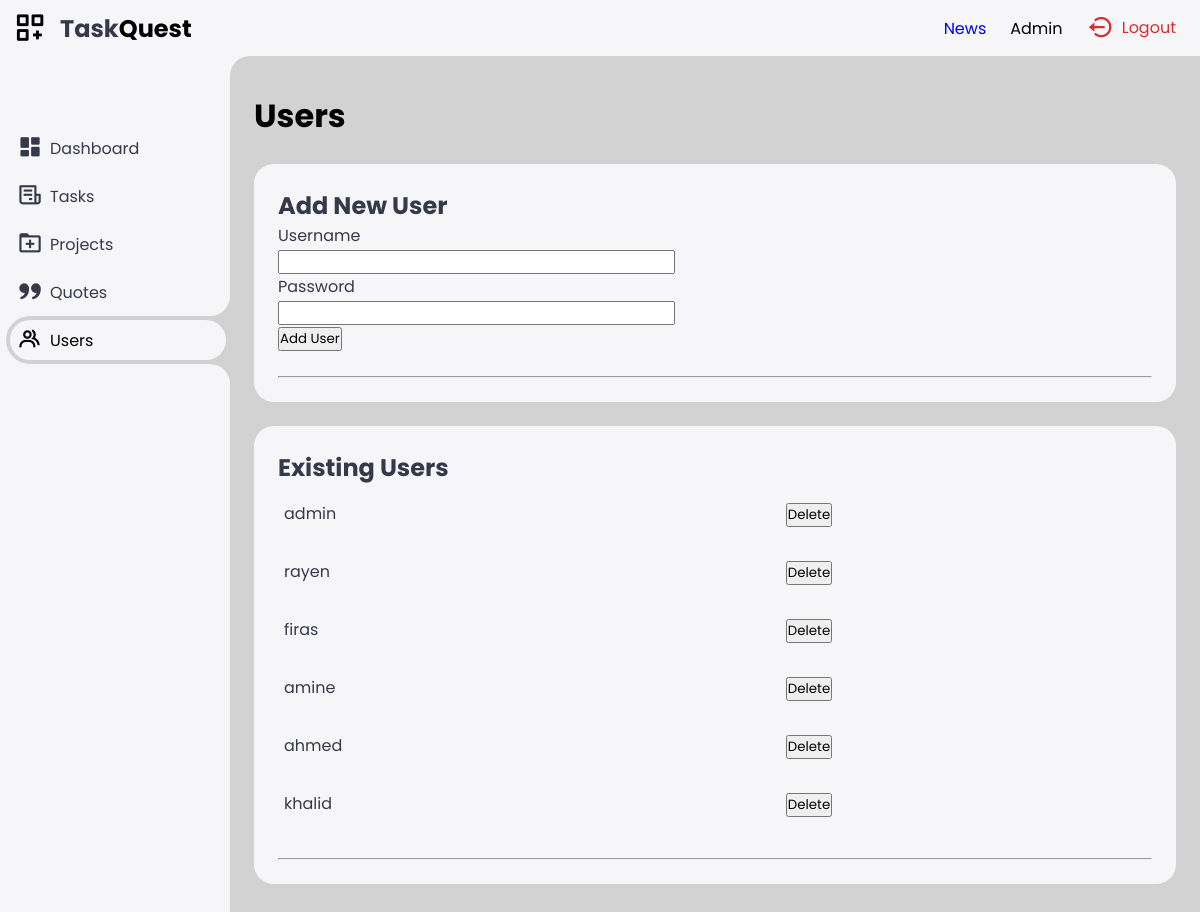
/users (signed in), run on an earlier commit of the app's database.
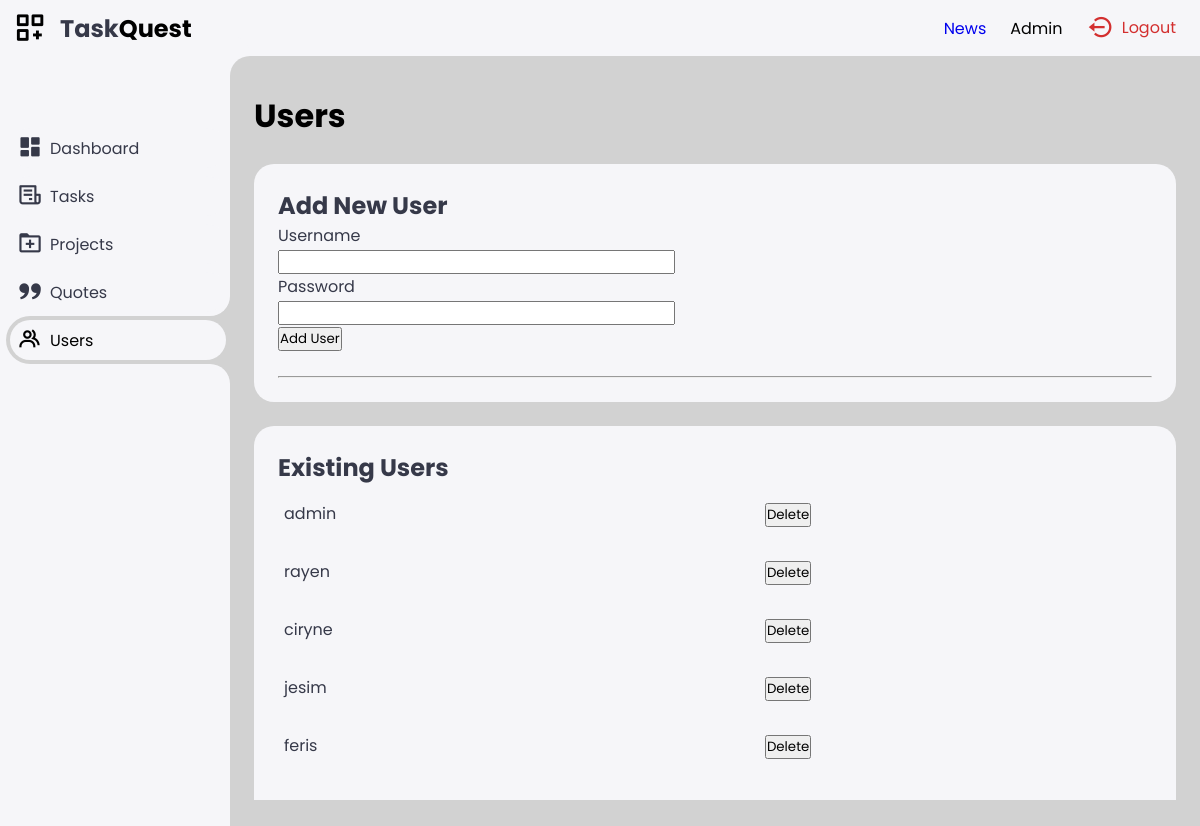
And on a later commit of the database.
### app.py (models this page shows)
class User(db.Model, UserMixin):
    id = db.Column(db.Integer, primary_key=True)
    username = db.Column(db.String(20), nullable=False, unique=True)
    password = db.Column(db.String(80), nullable=False)
    role = db.Column(db.String(20), nullable=False, default='user')

### app.py (the view)
@app.route('/users', methods=['GET', 'POST'])
@admin_required
@login_required
def users():
    form = UserForm()
    users = User.query.all()
    if form.validate_on_submit():
        hashed_password = bcrypt.generate_password_hash(form.password.data)
        new_user = User(username=form.username.data, password=hashed_password)
        db.session.add(new_user)
        db.session.commit()
        return redirect(url_for('users'))
    return render_template('users.html', users=users, form=form, pagetitle="Users | TaskQuest")

### app.py
class UserForm(FlaskForm):
    username = StringField('Username', validators=[InputRequired(), Length(min=4, max=20)])
    password = PasswordField('Password', validators=[InputRequired(), Length(min=8, max=20)])
    submit = SubmitField('Add User')

### app.py (called while the page is built)
@login_manager.user_loader
def load_user(user_id):
    return User.query.get(int(user_id))

def admin_required(func):
    @wraps(func)
    def decorated_function(*args, **kwargs):
        if current_user.role != 'admin':
            abort(403)
        return func(*args, **kwargs)
    return decorated_function

### templates/users.html (shortened to what this page needs)
{% extends 'base.html' %}
{% block body %}
<h1>Users</h1>
<div class="bottom-data">
    <div class="orders">
<h2>Add New User</h2>
<form method="POST">
    <p>
        {{ form.username.label }}<br>
        {{ form.username(size=32) }}
    </p>
    <p>
        {{ form.password.label }}<br>
        {{ form.password(size=32) }}
    </p>
    <p>{{ form.submit() }}</p>
</form>
<br>
<hr>
    </div>
</div>
<div class="bottom-data">
    <div class="orders">
        <h2>Existing Users</h2>
        <table>
            <tbody>
                {% for user in users %}
                <tr>
                    <td class="thick">{{ user.username }}</td>
                    <td>
                        <form method="POST" action="{{ url_for('delete_user', user_id=user.id) }}" style="display:inline;">
                            <input type="submit" value="Delete" class="delete-button">
                        </form>
                    </td>
                </tr>
                {% endfor %}
            </tbody>
        </table>
        <br>
        <hr>
    </div>
</div>
{% endblock %}

### templates/base.html (shortened to what this page needs)
<!DOCTYPE html>
<html lang="en">
<head>
    <link href='https://unpkg.com/boxicons@2.1.4/css/boxicons.min.css' rel='stylesheet'>
    <link rel="stylesheet" href="{{ url_for('static', filename='base.css') }}">
</head>
<body>
    <div class="sidebar">
        <a href="#" class="logo">
            <i class='bx bx-customize'></i>
            <div class="logo-name"><span>Task</span>Quest</div>
        </a>
        <ul class="side-menu">
            <li><a href="{{url_for('dashboard')}}"><i class='bx bxs-dashboard'></i>Dashboard</a></li>
            <li><a href="{{url_for('tasks')}}"><i class='bx bx-receipt'></i>Tasks</a></li>
            <li><a href="{{url_for('projects')}}"><i class='bx bx-folder-plus'></i>Projects</a></li>
            <li><a href="{{url_for('quote')}}"><i class='bx bxs-quote-alt-right'></i>Quotes</a></li>
            {% if current_user.is_authenticated and current_user.role == 'admin' %}
            <li><a href="{{ url_for('users') }}"><i class='bx bx-group'></i>Users</a></li>
        {% endif %}
    </div>
    <div class="content">
        <nav class="nav">
            <a href="{{ url_for('news') }}">News</a>
            {% if current_user.is_authenticated %}
            <ul class="nav">
                <li class="nav-item role-info"> {{ current_user.role.capitalize() }}</li>
            </ul>
        {% endif %}
            <ul class="nav">
                <li class="nav-item">
                    <a href="{{url_for('logout')}}" class="logout">
                        <i class='bx bx-log-out-circle'></i>
                        Logout
                    </a>
                </li>
            </ul>
        </nav>
        <main>
          {% block body %}
          {% endblock %}
        </main>
    </div>
</body>
</html>

What changed in the data, as far as the page shows it:
removed User: username "firas"
removed User: username "amine"
removed User: username "ahmed"
removed User: username "khalid"
added User: username "ciryne"
added User: username "jesim"
added User: username "feris"
